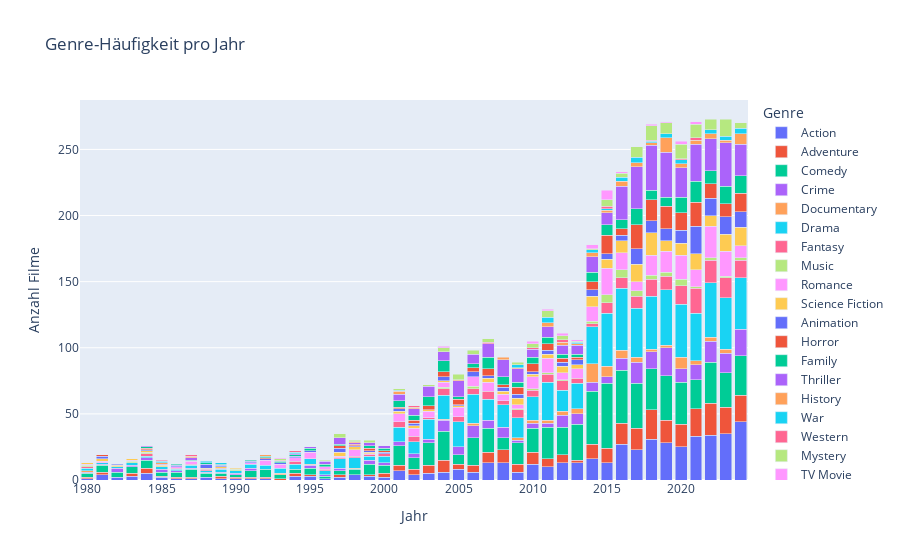

The code cell stored with this chart in its notebook:
### Markdown cell above
#### Jährliche Häufigkeiten gestapelt

### Code cell
yearly_counts = df.groupby(['release_date','genre_name']).size().reset_index(name='count')

fig_yearly = px.bar(
    yearly_counts,
    x='release_date',
    y='count',
    color='genre_name',
    barmode='stack',
    title='Genre-Häufigkeit pro Jahr',
    labels={'release_date':'Jahr','count':'Anzahl Filme','genre_name':'Genre'}
)
fig_yearly.show()

### Figure 1 — Plotly figure (JSON) as saved in the notebook; plotly's stock layout.template omitted (floating-point values rounded to 4 significant figures)
{"data": [{"hovertemplate": "Genre=Action<br>Jahr=%{x}<br>Anzahl Filme=%{y}<extra></extra>", "legendgroup": "Action", "marker": {"color": "#636efa", "pattern": {"shape": ""}}, "name": "Action", "orientation": "v", "showlegend": true, "textposition": "auto", "type": "bar", "x": [1980, 1981, 1982, 1983, 1984, 1985, 1986, 1987, 1988, 1989, 1990, 1991, 1992, 1994, 1995, 1996, 1997, 1998, 1999, 2000, 2001, 2002, 2003, 2004, 2005, 2006, 2007, 2008, 2009, 2010, 2011, 2012, 2013, 2014, 2015, 2016, 2017, 2018, 2019, 2020, 2021, 2022, 2023, 2024], "xaxis": "x", "y": [1, 4, 2, 3, 5, 2, 1, 1, 2, 1, 1, 1, 1, 3, 3, 1, 2, 4, 3, 2, 7, 4, 5, 6, 8, 6, 13, 13, 6, 12, 10, 13, 13, 16, 13, 27, 23, 31, 28, 25, 33, 34, 35, 44], "yaxis": "y"}, {"hovertemplate": "Genre=Adventure<br>Jahr=%{x}<br>Anzahl Filme=%{y}<extra></extra>", "legendgroup": "Adventure", "marker": {"color": "#EF553B", "pattern": {"shape": ""}}, "name": "Adventure", "orientation": "v", "showlegend": true, "textposition": "auto", "type": "bar", "x": [1980, 1981, 1983, 1984, 1985, 1986, 1987, 1989, 1990, 1991, 1992, 1993, 1994, 1995, 1997, 1999, 2000, 2001, 2002, 2003, 2004, 2005, 2006, 2007, 2008, 2009, 2010, 2011, 2012, 2013, 2014, 2015, 2016, 2017, 2018, 2019, 2020, 2021, 2022, 2023, 2024], "xaxis": "x", "y": [1, 2, 2, 4, 1, 1, 1, 2, 1, 1, 1, 1, 2, 1, 2, 1, 3, 4, 4, 6, 9, 4, 5, 8, 10, 6, 9, 6, 6, 2, 11, 11, 16, 16, 22, 17, 17, 21, 24, 20, 20], "yaxis": "y"}, {"hovertemplate": "Genre=Comedy<br>Jahr=%{x}<br>Anzahl Filme=%{y}<extra></extra>", "legendgroup": "Comedy", "marker": {"color": "#00cc96", "pattern": {"shape": ""}}, "name": "Comedy", "orientation": "v", "showlegend": true, "textposition": "auto", "type": "bar", "x": [1980, 1981, 1982, 1983, 1984, 1985, 1986, 1987, 1988, 1989, 1990, 1991, 1992, 1993, 1994, 1995, 1996, 1997, 1998, 1999, 2000, 2001, 2002, 2003, 2004, 2005, 2006, 2007, 2008, 2009, 2010, 2011, 2012, 2013, 2014, 2015, 2016, 2017, 2018, 2019, 2020, 2021, 2022, 2023, 2024], "xaxis": "x", "y": [3, 5, 4, 5, 6, 3, 4, 6, 3, 2, 2, 5, 6, 3, 3, 5, 2, 3, 4, 8, 6, 15, 9, 17, 22, 7, 21, 18, 9, 16, 18, 24, 21, 27, 40, 49, 40, 34, 31, 34, 32, 22, 31, 26, 30], "yaxis": "y"}, {"hovertemplate": "Genre=Crime<br>Jahr=%{x}<br>Anzahl Filme=%{y}<extra></extra>", "legendgroup": "Crime", "marker": {"color": "#ab63fa", "pattern": {"shape": ""}}, "name": "Crime", "orientation": "v", "showlegend": true, "textposition": "auto", "type": "bar", "x": [1980, 1981, 1982, 1983, 1984, 1985, 1986, 1987, 1988, 1989, 1990, 1991, 1995, 1996, 1997, 1999, 2000, 2001, 2002, 2003, 2004, 2005, 2006, 2007, 2008, 2009, 2010, 2011, 2012, 2013, 2014, 2015, 2016, 2017, 2018, 2019, 2020, 2021, 2022, 2023, 2024], "xaxis": "x", "y": [1, 1, 3, 1, 2, 2, 1, 1, 1, 1, 1, 2, 2, 1, 2, 3, 2, 3, 3, 3, 8, 6, 9, 6, 8, 2, 4, 3, 9, 8, 7, 5, 9, 16, 13, 21, 10, 11, 16, 15, 20], "yaxis": "y"}, {"hovertemplate": "Genre=Documentary<br>Jahr=%{x}<br>Anzahl Filme=%{y}<extra></extra>", "legendgroup": "Documentary", "marker": {"color": "#FFA15A", "pattern": {"shape": ""}}, "name": "Documentary", "orientation": "v", "showlegend": true, "textposition": "auto", "type": "bar", "x": [1980, 1993, 1995, 1998, 2004, 2006, 2009, 2010, 2011, 2012, 2013, 2014, 2015, 2016, 2017, 2018, 2019, 2020, 2021, 2022, 2023], "xaxis": "x", "y": [1, 1, 1, 1, 1, 2, 2, 2, 2, 3, 4, 14, 8, 6, 4, 2, 2, 9, 3, 3, 3], "yaxis": "y"}, {"hovertemplate": "Genre=Drama<br>Jahr=%{x}<br>Anzahl Filme=%{y}<extra></extra>", "legendgroup": "Drama", "marker": {"color": "#19d3f3", "pattern": {"shape": ""}}, "name": "Drama", "orientation": "v", "showlegend": true, "textposition": "auto", "type": "bar", "x": [1980, 1981, 1982, 1983, 1984, 1985, 1986, 1987, 1988, 1989, 1990, 1991, 1992, 1993, 1994, 1995, 1996, 1997, 1998, 1999, 2000, 2001, 2002, 2003, 2004, 2005, 2006, 2007, 2008, 2009, 2010, 2011, 2012, 2013, 2014, 2015, 2016, 2017, 2018, 2019, 2020, 2021, 2022, 2023, 2024], "xaxis": "x", "y": [2, 1, 1, 2, 1, 2, 1, 2, 1, 2, 2, 3, 3, 4, 4, 4, 3, 7, 8, 3, 5, 11, 9, 15, 18, 19, 22, 16, 17, 15, 18, 29, 16, 19, 28, 40, 47, 37, 40, 42, 40, 36, 41, 39, 39], "yaxis": "y"}, {"hovertemplate": "Genre=Fantasy<br>Jahr=%{x}<br>Anzahl Filme=%{y}<extra></extra>", "legendgroup": "Fantasy", "marker": {"color": "#FF6692", "pattern": {"shape": ""}}, "name": "Fantasy", "orientation": "v", "showlegend": true, "textposition": "auto", "type": "bar", "x": [1980, 1984, 1986, 1987, 1988, 1989, 1994, 1996, 1997, 1998, 1999, 2000, 2001, 2002, 2003, 2004, 2005, 2006, 2007, 2008, 2009, 2010, 2011, 2012, 2013, 2014, 2015, 2016, 2017, 2018, 2019, 2020, 2021, 2022, 2023, 2024], "xaxis": "x", "y": [1, 2, 1, 1, 1, 1, 2, 1, 1, 1, 1, 2, 4, 4, 1, 5, 4, 4, 6, 3, 6, 5, 6, 7, 4, 2, 8, 8, 9, 13, 10, 14, 19, 17, 15, 13], "yaxis": "y"}, {"hovertemplate": "Genre=Music<br>Jahr=%{x}<br>Anzahl Filme=%{y}<extra></extra>", "legendgroup": "Music", "marker": {"color": "#B6E880", "pattern": {"shape": ""}}, "name": "Music", "orientation": "v", "showlegend": true, "textposition": "auto", "type": "bar", "x": [1980, 1983, 1984, 1990, 2004, 2006, 2009, 2010, 2011, 2012, 2014, 2015, 2016, 2017, 2018, 2019, 2020, 2021, 2022, 2023, 2024], "xaxis": "x", "y": [1, 1, 1, 1, 1, 2, 1, 1, 1, 1, 2, 6, 6, 4, 3, 3, 5, 1, 2, 1, 2], "yaxis": "y"}, {"hovertemplate": "Genre=Romance<br>Jahr=%{x}<br>Anzahl Filme=%{y}<extra></extra>", "legendgroup": "Romance", "marker": {"color": "#FF97FF", "pattern": {"shape": ""}}, "name": "Romance", "orientation": "v", "showlegend": true, "textposition": "auto", "type": "bar", "x": [1980, 1981, 1983, 1986, 1987, 1991, 1992, 1993, 1994, 1995, 1996, 1997, 1998, 1999, 2001, 2002, 2003, 2004, 2005, 2006, 2007, 2008, 2009, 2010, 2011, 2012, 2013, 2014, 2015, 2016, 2017, 2018, 2019, 2020, 2021, 2022, 2023, 2024], "xaxis": "x", "y": [1, 1, 1, 1, 2, 1, 4, 3, 3, 5, 2, 1, 5, 1, 6, 6, 5, 4, 7, 7, 7, 5, 3, 9, 11, 5, 7, 11, 20, 13, 7, 15, 16, 18, 13, 24, 19, 9], "yaxis": "y"}, {"hovertemplate": "Genre=Science Fiction<br>Jahr=%{x}<br>Anzahl Filme=%{y}<extra></extra>", "legendgroup": "Science Fiction", "marker": {"color": "#FECB52", "pattern": {"shape": ""}}, "name": "Science Fiction", "orientation": "v", "showlegend": true, "textposition": "auto", "type": "bar", "x": [1980, 1981, 1982, 1983, 1984, 1985, 1988, 1989, 1990, 1997, 1998, 1999, 2001, 2002, 2003, 2004, 2005, 2007, 2008, 2009, 2010, 2011, 2012, 2013, 2014, 2015, 2016, 2017, 2018, 2019, 2020, 2021, 2022, 2023, 2024], "xaxis": "x", "y": [1, 2, 1, 1, 1, 1, 1, 1, 1, 3, 2, 1, 2, 2, 1, 1, 1, 3, 2, 5, 2, 3, 5, 3, 8, 7, 9, 13, 17, 8, 9, 12, 8, 13, 14], "yaxis": "y"}, {"hovertemplate": "Genre=Animation<br>Jahr=%{x}<br>Anzahl Filme=%{y}<extra></extra>", "legendgroup": "Animation", "marker": {"color": "#636efa", "pattern": {"shape": ""}}, "name": "Animation", "orientation": "v", "showlegend": true, "textposition": "auto", "type": "bar", "x": [1981, 1982, 1984, 1986, 1988, 1989, 1991, 1992, 1993, 1994, 1995, 1997, 1998, 1999, 2000, 2001, 2002, 2004, 2005, 2006, 2007, 2008, 2009, 2010, 2011, 2012, 2013, 2014, 2015, 2016, 2017, 2018, 2019, 2020, 2021, 2022, 2023, 2024], "xaxis": "x", "y": [2, 1, 1, 1, 3, 1, 1, 1, 1, 1, 1, 3, 1, 1, 1, 2, 2, 3, 1, 4, 2, 3, 3, 2, 3, 3, 4, 5, 4, 4, 12, 9, 9, 10, 21, 13, 13, 12], "yaxis": "y"}, {"hovertemplate": "Genre=Horror<br>Jahr=%{x}<br>Anzahl Filme=%{y}<extra></extra>", "legendgroup": "Horror", "marker": {"color": "#EF553B", "pattern": {"shape": ""}}, "name": "Horror", "orientation": "v", "showlegend": true, "textposition": "auto", "type": "bar", "x": [1981, 1984, 1992, 1997, 1998, 1999, 2000, 2001, 2002, 2003, 2004, 2005, 2006, 2007, 2008, 2009, 2010, 2011, 2012, 2013, 2014, 2015, 2016, 2017, 2018, 2019, 2020, 2021, 2022, 2023, 2024], "xaxis": "x", "y": [1, 1, 1, 2, 1, 2, 1, 1, 2, 3, 4, 4, 3, 5, 2, 5, 6, 5, 3, 2, 6, 14, 5, 18, 16, 17, 13, 18, 11, 10, 14], "yaxis": "y"}, {"hovertemplate": "Genre=Family<br>Jahr=%{x}<br>Anzahl Filme=%{y}<extra></extra>", "legendgroup": "Family", "marker": {"color": "#00cc96", "pattern": {"shape": ""}}, "name": "Family", "orientation": "v", "showlegend": true, "textposition": "auto", "type": "bar", "x": [1984, 1986, 1987, 1988, 1989, 1991, 1992, 1993, 1994, 1995, 1996, 1997, 1999, 2000, 2001, 2002, 2003, 2004, 2005, 2006, 2007, 2008, 2009, 2010, 2011, 2012, 2013, 2014, 2015, 2016, 2017, 2018, 2019, 2020, 2021, 2022, 2023, 2024], "xaxis": "x", "y": [1, 1, 1, 1, 1, 1, 1, 1, 1, 2, 2, 1, 2, 2, 5, 4, 7, 8, 2, 3, 9, 6, 4, 5, 5, 3, 2, 7, 8, 7, 12, 7, 7, 12, 16, 10, 13, 13], "yaxis": "y"}, {"hovertemplate": "Genre=Thriller<br>Jahr=%{x}<br>Anzahl Filme=%{y}<extra></extra>", "legendgroup": "Thriller", "marker": {"color": "#ab63fa", "pattern": {"shape": ""}}, "name": "Thriller", "orientation": "v", "showlegend": true, "textposition": "auto", "type": "bar", "x": [1984, 1985, 1987, 1994, 1995, 1996, 1997, 1998, 1999, 2000, 2001, 2002, 2003, 2004, 2005, 2006, 2007, 2008, 2009, 2010, 2011, 2012, 2013, 2014, 2015, 2016, 2017, 2018, 2019, 2020, 2021, 2022, 2023, 2024], "xaxis": "x", "y": [1, 1, 2, 1, 1, 2, 5, 1, 2, 2, 5, 5, 8, 7, 12, 7, 10, 13, 10, 6, 8, 7, 7, 12, 9, 25, 32, 34, 34, 22, 28, 24, 33, 24], "yaxis": "y"}, {"hovertemplate": "Genre=History<br>Jahr=%{x}<br>Anzahl Filme=%{y}<extra></extra>", "legendgroup": "History", "marker": {"color": "#FFA15A", "pattern": {"shape": ""}}, "name": "History", "orientation": "v", "showlegend": true, "textposition": "auto", "type": "bar", "x": [1985, 1987, 1992, 1993, 1998, 2001, 2002, 2005, 2008, 2009, 2011, 2012, 2013, 2014, 2015, 2016, 2017, 2018, 2019, 2020, 2021, 2022, 2023, 2024], "xaxis": "x", "y": [1, 1, 1, 1, 1, 2, 1, 1, 2, 1, 3, 2, 1, 3, 2, 4, 3, 2, 11, 3, 3, 4, 2, 8], "yaxis": "y"}, {"hovertemplate": "Genre=War<br>Jahr=%{x}<br>Anzahl Filme=%{y}<extra></extra>", "legendgroup": "War", "marker": {"color": "#19d3f3", "pattern": {"shape": ""}}, "name": "War", "orientation": "v", "showlegend": true, "textposition": "auto", "type": "bar", "x": [1985, 1988, 1989, 1994, 2001, 2009, 2011, 2013, 2014, 2015, 2016, 2017, 2018, 2019, 2020, 2022, 2023, 2024], "xaxis": "x", "y": [1, 1, 1, 1, 1, 2, 4, 1, 2, 1, 3, 4, 1, 3, 3, 3, 3, 4], "yaxis": "y"}, {"hovertemplate": "Genre=Western<br>Jahr=%{x}<br>Anzahl Filme=%{y}<extra></extra>", "legendgroup": "Western", "marker": {"color": "#FF6692", "pattern": {"shape": ""}}, "name": "Western", "orientation": "v", "showlegend": true, "textposition": "auto", "type": "bar", "x": [1985, 1987, 1994, 2002, 2007, 2010, 2012, 2015, 2018, 2020, 2021], "xaxis": "x", "y": [1, 1, 1, 1, 1, 1, 2, 2, 1, 1, 2], "yaxis": "y"}, {"hovertemplate": "Genre=Mystery<br>Jahr=%{x}<br>Anzahl Filme=%{y}<extra></extra>", "legendgroup": "Mystery", "marker": {"color": "#B6E880", "pattern": {"shape": ""}}, "name": "Mystery", "orientation": "v", "showlegend": true, "textposition": "auto", "type": "bar", "x": [1993, 1996, 1997, 1998, 1999, 2001, 2003, 2004, 2005, 2006, 2007, 2009, 2010, 2011, 2012, 2013, 2014, 2015, 2016, 2017, 2018, 2019, 2020, 2021, 2022, 2023, 2024], "xaxis": "x", "y": [1, 1, 3, 1, 2, 1, 1, 3, 4, 3, 3, 2, 3, 5, 3, 1, 1, 5, 3, 8, 11, 8, 11, 10, 8, 13, 4], "yaxis": "y"}, {"hovertemplate": "Genre=TV Movie<br>Jahr=%{x}<br>Anzahl Filme=%{y}<extra></extra>", "legendgroup": "TV Movie", "marker": {"color": "#FF97FF", "pattern": {"shape": ""}}, "name": "TV Movie", "orientation": "v", "showlegend": true, "textposition": "auto", "type": "bar", "x": [1993, 2004, 2010, 2011, 2012, 2013, 2014, 2015, 2016, 2018, 2019, 2020, 2021], "xaxis": "x", "y": [1, 1, 2, 1, 2, 1, 3, 7, 1, 1, 1, 2, 2], "yaxis": "y"}], "layout": {"barmode": "stack", "legend": {"title": {"text": "Genre"}, "tracegroupgap": 0}, "title": {"text": "Genre-Häufigkeit pro Jahr"}, "xaxis": {"anchor": "y", "domain": [0, 1], "title": {"text": "Jahr"}}, "yaxis": {"anchor": "x", "domain": [0, 1], "title": {"text": "Anzahl Filme"}}}}
